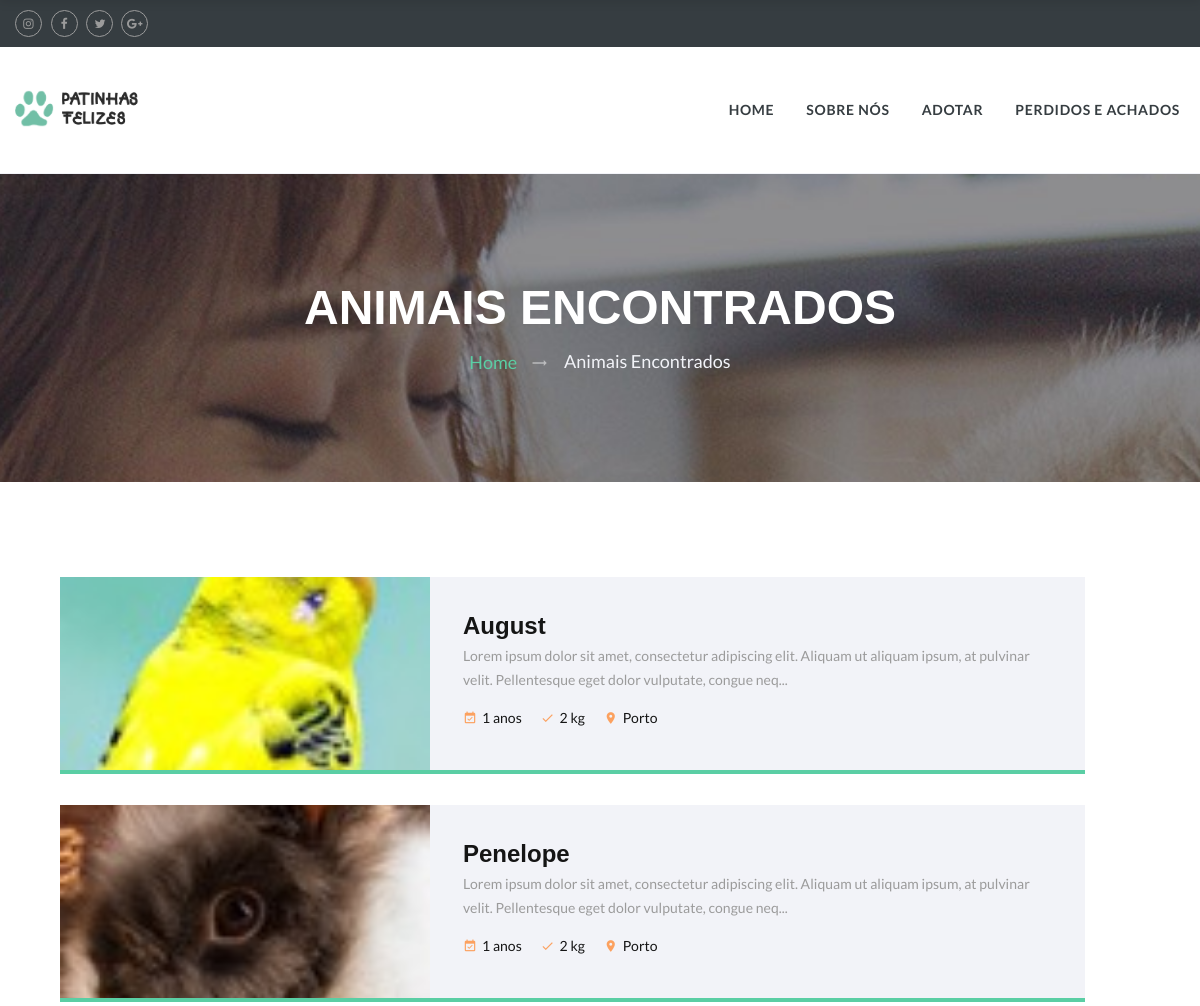
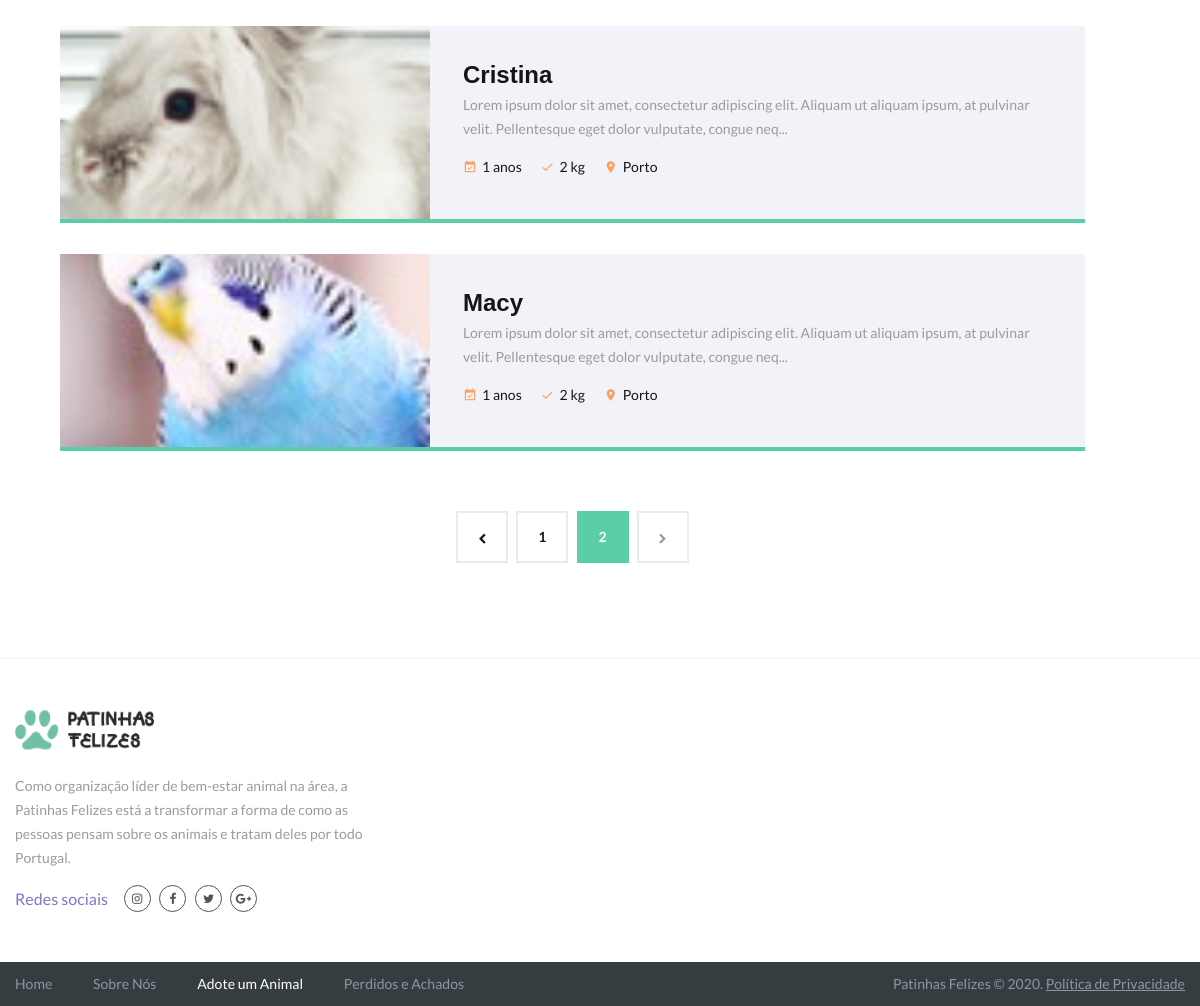
Page /php/pages/search-results.php?pageNo=2&type=pequeno&breed=null&gender=null&age=null on the committed database (2 pictures, top to bottom).
### tables this page shows
CREATE TABLE Pet (
    idPet INTEGER PRIMARY KEY AUTOINCREMENT,
    name VARCHAR(255),
    age INTEGER,
    gender TINYINT,
    weight FLOAT(2,1),
    location VARCHAR(255),
    description VARCHAR(200000),
    image VARCHAR(255),
    adopted TINIINT(2) DEFAULT 0,
	idUser INTEGER,
    idMessage INTEGER,
    idType INTEGER,
    idBreed INTEGER,
    FOREIGN KEY (idType) REFERENCES Type(idType),
    FOREIGN KEY (idBreed) REFERENCES Breed(idBreed),
    FOREIGN KEY (idUser) REFERENCES User(idUser),
    FOREIGN KEY (idMessage) REFERENCES Message(idMessage)
);

### php/pages/search-results.php (the view, shortened to what the rows shown need)
<?php
include_once('../db/db_type.php');
include_once('../db/db_pet.php');
if (isset($_GET['pageNo'])) {
    $pageNo = $_GET['pageNo'];
} else {
    $pageNo = 1;
}
if (isset($_GET['type'])) {
    $rawType = $_GET['type'];
    $type = getTypeId($rawType);
} else {
    $type = 'null';
}
if (isset($_GET['breed'])) {
    $rawBreed = $_GET['breed'];
    $breed = getBreedId($rawBreed);
} else {
    $breed = 'null';
}
if (isset($_GET['gender'])) {
    $gender = $_GET['gender'];
} else {
    $gender = 'null';
}
if (isset($_GET['age'])) {
    $age = $_GET['age'];
} else {
    $age = 'null';
}
$results = getSearchresults($type, $breed, $gender, $age, $pageNo);
?>
<!DOCTYPE html>
<html class="wide wow-animation" lang="en">
<head>
    <link rel="stylesheet" href="../../css/style.css">
    <link rel="stylesheet" href="../../css/animations.css">
</head>
<body>
    <div class="page">
        <section class="section-md bg-white text-center">
            <div class="shell">
                <div class="tabs tabs-custom tabs-vertical tabs-corporate tabs-wide" id="tabs-1" data-url-tabs="true">
                    <div class="tab-content">
                        <div class="tab-pane fade in active" id="adopt-cats">
                            <div class="range spacing-30">
                                <?php foreach ($results as $row) : ?>
                                    <div class="cell-xs-12">
                                        <div class="thumbnail-boxed thumbnail-boxed-horizontal">
                                            <div class="thumbnail-boxed-left">
                                                <img class="thumbnail-boxed-image" src="../../images/adopt/<?= $row['image'] ?>" alt="" width="370" height="254" />
                                            </div>
                                            <div class="thumbnail-boxed-body">
                                                <p class="thumbnail-boxed-title">
                                                    <a href="pet.php?idPet=<?= $row['idPet']; ?>">
                                                        <?= $row['name'] ?>
                                                    </a>
                                                </p>
                                                <div class="thumbnail-boxed-text">
                                                    <p><?= mb_strimwidth($row['description'], 0, 150, '...') ?></p>
                                                </div>
                                                <div class="thumbnail-boxed-footer">
                                                    <ul class="thumbnail-boxed-meta">
                                                        <li><span class="icon icon-xs icon-tan-hide material-icons-event_available"></span><span><?= $row['age'] ?> anos</span></li>
                                                        <li><span class="icon icon-xs icon-tan-hide material-icons-done"></span><span><?= $row['weight'] ?> kg</span></li>
                                                        <li><span class="icon icon-xs icon-tan-hide material-icons-place"></span><span><?= $row['location'] ?></span></li>
                                                    </ul>
                                                </div>
                                            </div>
                                        </div>
                                    </div>
                                <?php endforeach; ?>
                            </div>
                        </div>
                    </div>
                </div>
            </div>
        </section>
    </div>
</html>

### rows in the picture
pet: image (picture), name "August", description "Lorem ipsum dolor sit amet, consectetur adipiscing elit. Aliquam ut aliquam ipsum, at pulvinar velit. Pellentesque eget dolor vulputate, congue neq...", age "1", weight "2", location "Porto"
pet: image (picture), name "Penelope", description "Lorem ipsum dolor sit amet, consectetur adipiscing elit. Aliquam ut aliquam ipsum, at pulvinar velit. Pellentesque eget dolor vulputate, congue neq...", age "1", weight "2", location "Porto"
pet: image (picture), name "Cristina", description "Lorem ipsum dolor sit amet, consectetur adipiscing elit. Aliquam ut aliquam ipsum, at pulvinar velit. Pellentesque eget dolor vulputate, congue neq...", age "1", weight "2", location "Porto"
pet: image (picture), name "Macy", description "Lorem ipsum dolor sit amet, consectetur adipiscing elit. Aliquam ut aliquam ipsum, at pulvinar velit. Pellentesque eget dolor vulputate, congue neq...", age "1", weight "2", location "Porto"
